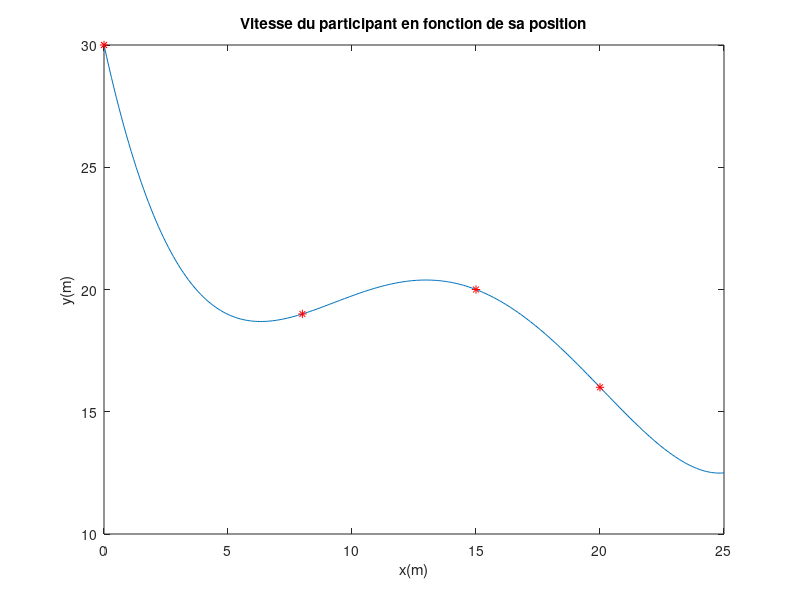
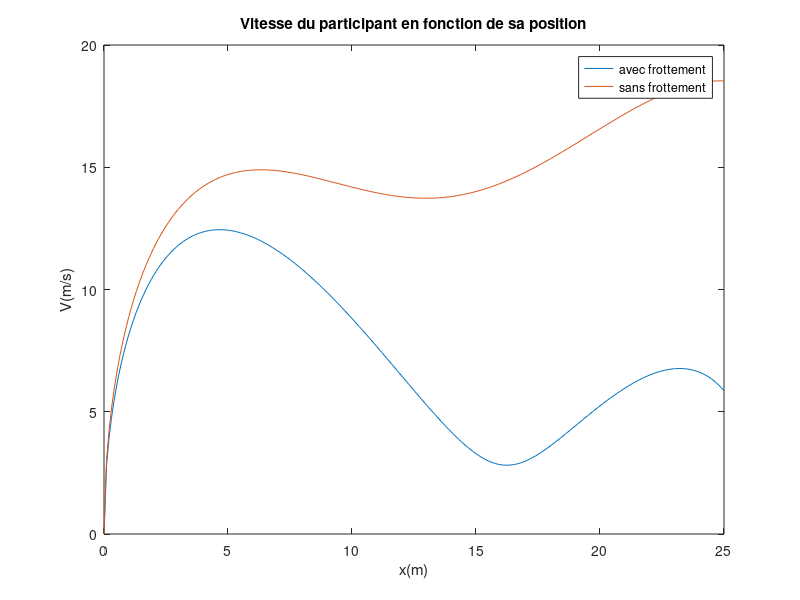
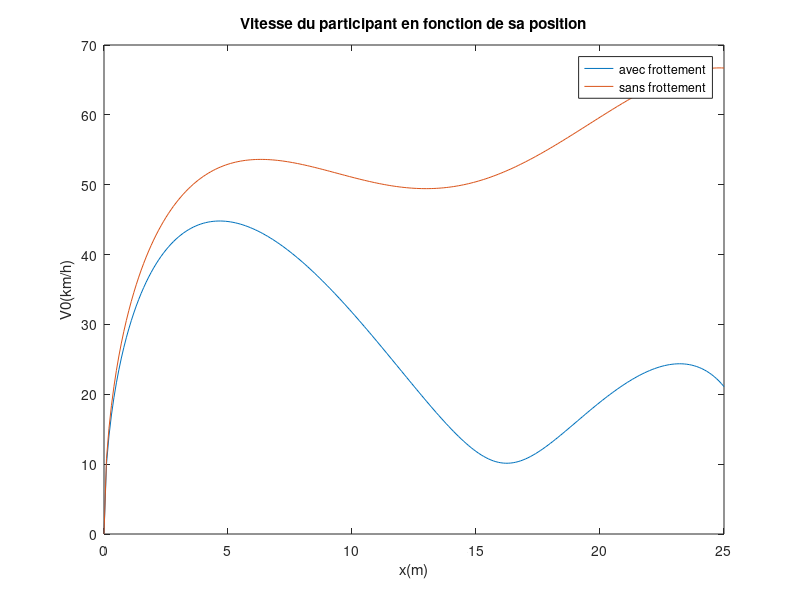

MATLAB code to generate these figures, in order:
%% trouver coefs avec Vandermon
X = [0,8,15,20,25]; % Input the values
y = [30,19,20,16,12.5]; % Input the values
N = 5; % Input the order

% Initialize the matrix to store the results
A = zeros(N,N);

% Calculate the sum of X, X^2, X^3, and X^o for N values
for i = 1:N
    for j = 1:N
        A(i,j) = (X(i))^(j-1);
    end
end


B = y.';

R = inv(A)* B;

% Display the results in a matrix
disp(R);

%% plot graph
x = 0:0.1:25;

h = R(1)+R(2)*x+R(3)*x.^2+R(4)*x.^3+R(5)*x.^4;

%% Vitesse avec et sans frottement m/s
uf = 0.63;
g = 9.81;
hi = 30;

%vitesse selon position en x avec frottement
Vf = sqrt(2*g*((hi-h)-uf*x));

%vitesse au point E avec frottement
he = R(1)+R(2)*25+R(3)*25.^2+R(4)*25.^3+R(5)*25.^4;
Vfe = sqrt(2*g*((hi-he)-uf*25))*3.6

%vitesse selon position en x sans frottement
Vfs = sqrt(2*g*(hi-h));

figure('Name','Glissade');
plot(x,h)
hold on
plot(0,30,'r*')
hold on
plot(8,19,'r*')
hold on
plot(15,20,'r*')
hold on
plot(20,16,'r*')
xlabel('x(m)')
ylabel('y(m)')
title('Vitesse du participant en fonction de sa position')

figure('Name','Vitesse m/s');
plot(x,Vf,'DisplayName','avec frottement')
hold
plot(x,Vfs,'DisplayName','sans frottement')
xlabel('x(m)')
ylabel('V(m/s)')
title('Vitesse du participant en fonction de sa position')
legend
%% Vitesse avec et sans frottement km/h
figure('Name','Vitesse km/h');
plot(x,(Vf*3.6),'DisplayName','avec frottement')
hold
plot(x,(Vfs*3.6),'DisplayName','sans frottement')
xlabel('x(m)')
ylabel('V0(km/h)')
title('Vitesse du participant en fonction de sa position')

legend
